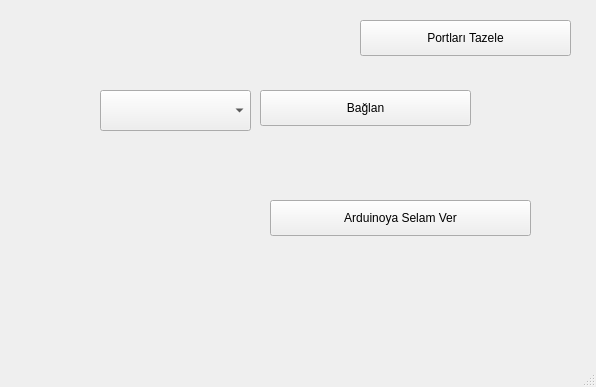
<?xml version="1.0" encoding="UTF-8"?>
<ui version="4.0">
 <class>MainWindow</class>
 <widget class="QMainWindow" name="MainWindow">
  <property name="geometry">
   <rect>
    <x>0</x>
    <y>0</y>
    <width>596</width>
    <height>387</height>
   </rect>
  </property>
  <property name="windowTitle">
   <string>MainWindow</string>
  </property>
  <widget class="QWidget" name="centralwidget">
   <widget class="QPushButton" name="listPorts">
    <property name="geometry">
     <rect>
      <x>360</x>
      <y>20</y>
      <width>211</width>
      <height>36</height>
     </rect>
    </property>
    <property name="text">
     <string>Portları Tazele</string>
    </property>
   </widget>
   <widget class="QComboBox" name="ports">
    <property name="geometry">
     <rect>
      <x>100</x>
      <y>90</y>
      <width>151</width>
      <height>41</height>
     </rect>
    </property>
   </widget>
   <widget class="QPushButton" name="connectToArduino">
    <property name="geometry">
     <rect>
      <x>260</x>
      <y>90</y>
      <width>211</width>
      <height>36</height>
     </rect>
    </property>
    <property name="text">
     <string>Bağlan</string>
    </property>
   </widget>
   <widget class="QPushButton" name="send">
    <property name="geometry">
     <rect>
      <x>270</x>
      <y>200</y>
      <width>261</width>
      <height>36</height>
     </rect>
    </property>
    <property name="text">
     <string>Arduinoya Selam Ver</string>
    </property>
   </widget>
  </widget>
  <widget class="QMenuBar" name="menubar">
   <property name="geometry">
    <rect>
     <x>0</x>
     <y>0</y>
     <width>596</width>
     <height>24</height>
    </rect>
   </property>
  </widget>
  <widget class="QStatusBar" name="statusbar"/>
 </widget>
 <resources/>
 <connections/>
</ui>
